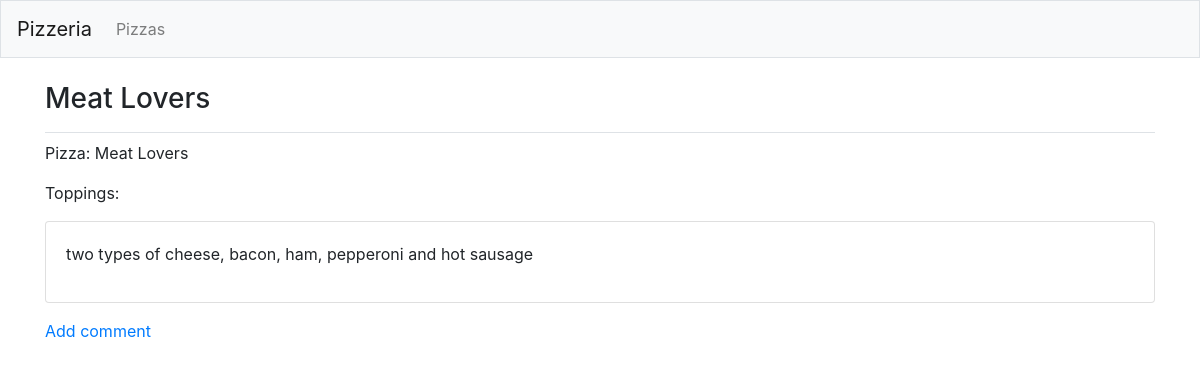
Screenshot of /pizzas/2/ with the database file from the repository.
### pizzas/models.py (models this page shows, shortened)
class Pizza(models.Model):
    text = models.CharField(max_length=200)
    date_added = models.DateTimeField(auto_now_add=True)
    def __str__(self):
        return self.text

class Topping(models.Model):
    pizza = models.ForeignKey(Pizza,on_delete=models.CASCADE)
    text = models.TextField()
    date_added = models.DateTimeField(auto_now_add=True)
    class Meta:
        verbose_name_plural = 'toppings'

### pizzas/views.py (the view)
# urls.py: path('pizzas/<int:pizza_id>/',views.pizza,name='pizza'),
def pizza(request,pizza_id):
    pizza = Pizza.objects.get(id=pizza_id)
    toppings = pizza.topping_set.order_by('date_added')
    context = {'pizza':pizza, 'toppings':toppings}
    return render(request,'pizzas/pizza.html', context)

### pizzas/templates/pizzas/pizza.html
{% extends "pizzas/base.html" %}
{% block page_header %}
<h3>{{ pizza }}</h3>
{% endblock page_header %}
{% block content %}
<p>Pizza: {{ pizza }}</p>
<p>Toppings:</p>
{% for topping in toppings %}
<div class="card mb-3">
<div class="card-body">
    {{ topping.text|linebreaks}}
</div>
</div>
{% empty %}
    <p>There are no toppings for this pizza yet.</p>
{% endfor %}
<p>
    <a href="{% url 'pizzas:comment' pizza.id %}">Add comment</a>
</p>
{% endblock content %}

### rows the page displays
Pizza: text "Meat Lovers"
Topping: text "two types of cheese, bacon, ham, pepperoni and hot sausage"
